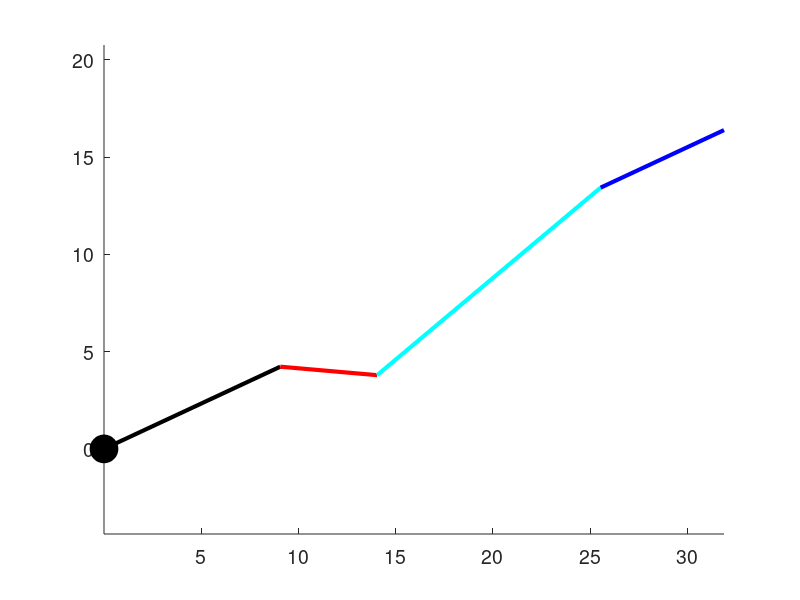

Here is the MATLAB script that generated this plot:
%  CLEAN UP THE WORKSPACE
clear
close all
clc

%  DEFINE VECTOR LENGTHS AND ANGULAR ORIENTATIONS
l = 10;
ql = 25*pi/180;
cql = cos(ql);
sql = sin(ql);
lvec = l*[cql;sql]; %  Fill in the vector

s = 5;
qs = -30*pi/180;
cqs = cos(qs);
sqs = sin(qs);
svec = s*[cqs;sqs];  %  Fill in the vector


rho = 15;
phi = 45*pi/180;
cphi = cos(phi);
sphi = sin(phi);
rhovec = rho*[cphi;sphi]  %  Fill in the vector

%  ADD YOUR NEW VECTOR DEFINITION FOR PART 7 HERE
q = 7
gam = -15*pi/180;
cgam = cos(gam);
sgam = sin(gam);
qvec = q*[cgam;sgam];  %  Fill in the vector


origin = [0;0];

%  CREATE ROTATION MATRICIES
T1 = [cql,-1*sql;sql,cql]

T2 = [cqs,-1*sqs;sqs,cqs] %  You need to modify this to go between the first and second links

T3 = [cphi,-1*sphi;sphi,cphi];  %  You need to modify this to go between the second and third links

%  You will need to add your new vector definition for part 7 here
  
%  COMPUTE THE POSITIONS USING VECTORS
lpos_vec = lvec;  %  You need to modify this with your first vector loop equation
spos_vec = lvec + T1*svec;  %  You need to modify this with your second vector loop equation
Rvec =  lvec + T1*svec + T1*T2*rhovec;  %  You need to modify this with your third vector loop equation
Qvec =  lvec + T1*svec + T1*T2*rhovec + T1*T2*T3*qvec;  %  You need to modify this with your fourth vector loop equation from part 7




%---------------DISPLAY THE RESULTS - DO NOT CHANGE THIS-------------------
disp(['l position - vector:'])
disp(lpos_vec)

disp(['s position - vector:'])
disp(spos_vec)

disp(['R position - vector:'])
disp(Rvec)

disp(['Q position - vector:'])
disp(Qvec)

%  PLOT EVERYTHING OUT
points_vector = [origin, lpos_vec, spos_vec, Rvec, Qvec]';

figure(1)
hold on
num_points = length(points_vector(:,1));
color_flags = ['krcb'];
for counter = 1:num_points-1
    plot(points_vector(counter:counter+1,1), points_vector(counter:counter+1,2), 'linewidth', 3, 'Color', color_flags(counter))
end
plot(origin(1), origin(2), 'ko', 'markerfacecolor', 'k', 'markersize', 20)
set(gca, 'Fontsize', 14)
axis equal